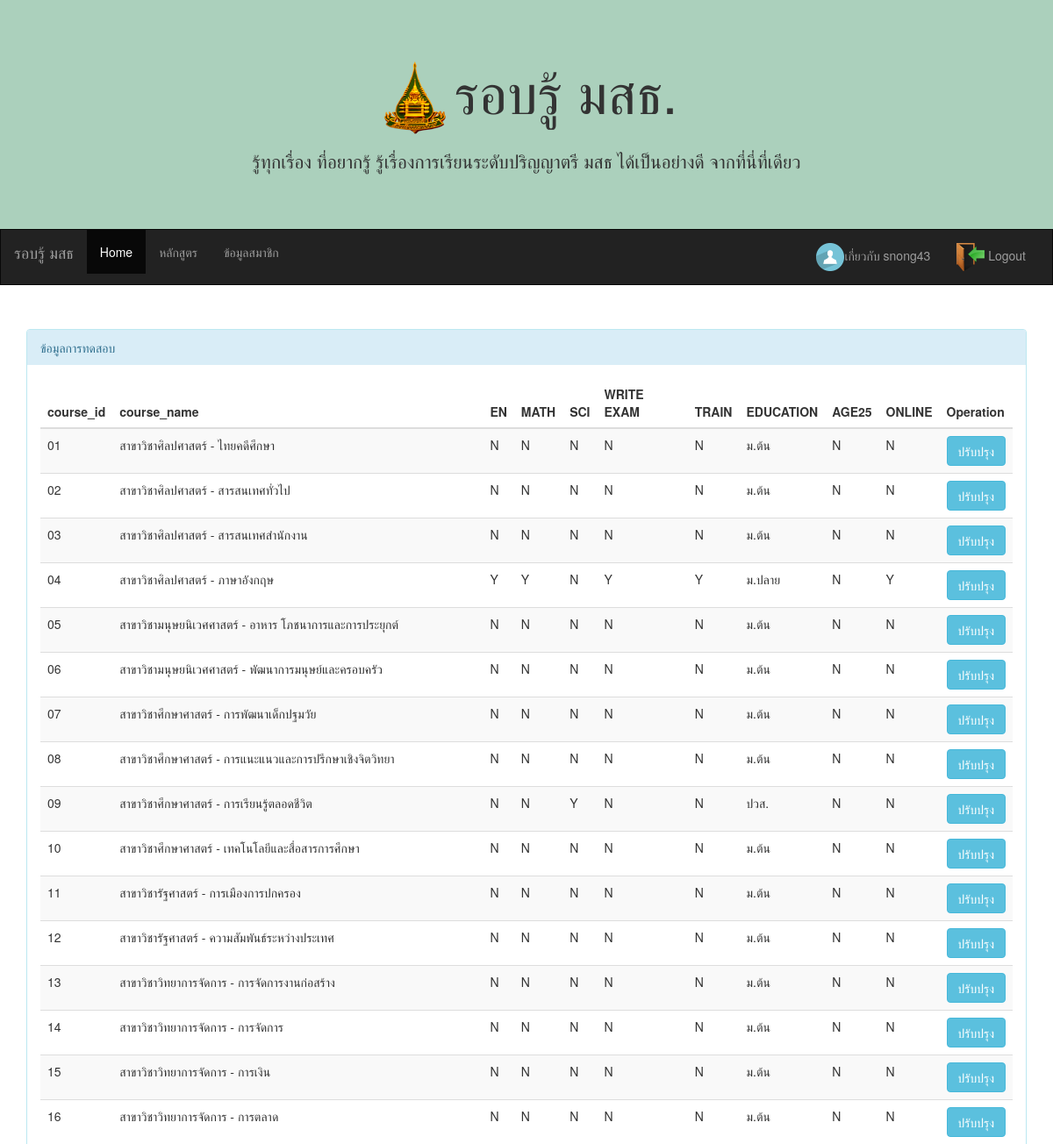
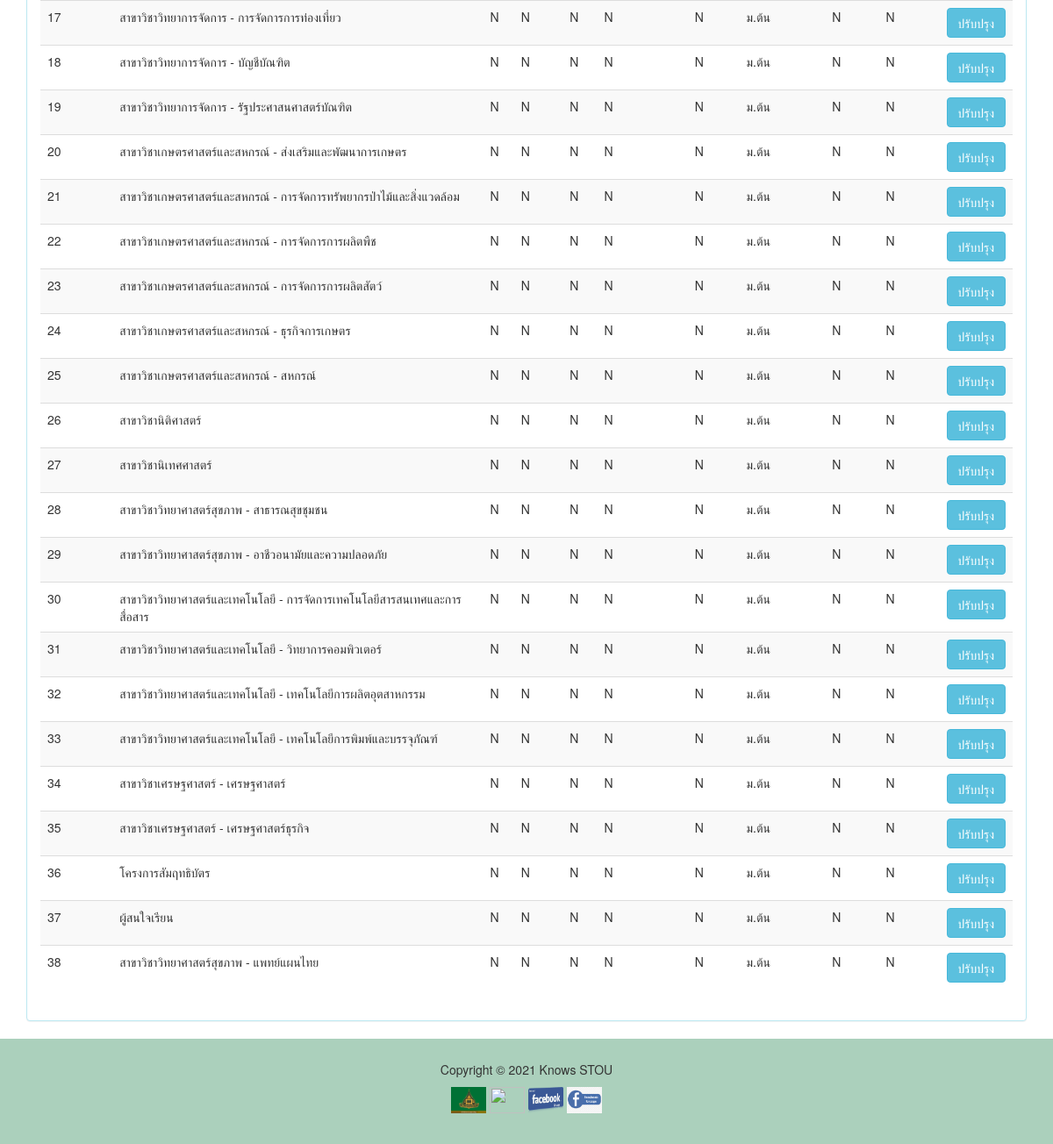
Page /admin/a_exam.php (signed in) on the committed database (2 pictures, top to bottom).
### tables this page shows
CREATE TABLE `course` (
  `course_id` varchar(2) NOT NULL,
  `course_name` varchar(200) NOT NULL,
  `en` varchar(1) NOT NULL,
  `math` varchar(1) NOT NULL,
  `sci` varchar(1) NOT NULL,
  `write_exam` varchar(1) NOT NULL,
  `train` varchar(1) NOT NULL,
  `m_edu` int(11) NOT NULL,
  `age25` varchar(1) NOT NULL,
  `online` varchar(1) NOT NULL
);

### admin/a_exam.php (the view, shortened to what this page needs)
<?php include '../include/header2.php';?>
<nav class="navbar navbar-inverse">
  <div class="container-fluid">
    <div class="navbar-header">
      <a class="navbar-brand" href="#"> รอบรู้ มสธ</a>
    </div>
    <div class="collapse navbar-collapse" id="myNavbar">
      <ul class="nav navbar-nav">
        <li class="active"><a href="./m_index.php">Home</a></li>
        <li><a href="./admin/a_course.php">หลักสูตร</a></li>
        <li><a href="./admin/a_member.php">ข้อมูลสมาชิก</a></li>
      </ul>
      <ul class="nav navbar-nav navbar-right">
        <li><a href="../member/m_info.php"><img src="../img/person.png" width="32px" hegiht="32px">เกี่ยวกับ <?php echo $_SESSION["user"] ; ?></a> </li>
        <li><a href="../logout.php"><img src="../img/out.png" width="32px" hegiht="32px"> Logout</a> </li>
      </ul>
    </div>
  </div>
</nav>
<form class="form-horizontal">
<div class="container">
  <div class="panel-group">
    <div class="panel panel-info">
      <div class="panel-heading">ข้อมูลการทดสอบ</div>
      <div class="panel-body">
      <table class="table table-striped table-hover ">
    <thead>
      <tr>
        <th>course_id</th>
        <th>course_name</th>
        <th>EN</th>
        <th>MATH</th>
        <th>SCI</th>
        <th>WRITE EXAM</th>
        <th>TRAIN</th>
        <th>EDUCATION</th>
        <th>AGE25</th>
        <th>ONLINE</th>
        <th>Operation</th>
      </tr>
    </thead>
    <tbody>
    <?php
        $servername = "localhost";
        $username = "root";
        $password = "";
        $dbname = "stou";
        $conn = new mysqli($servername, $username, $password, $dbname);
        $sql = "SELECT * FROM course";
        $result = $conn->query($sql);
        if ($result->num_rows > 0) {
            while($row = $result->fetch_assoc()) {
                echo "<tr>";
                echo "<td>" . $row["course_id"] ."</td>";
                echo "<td>" . $row["course_name"] ."</td>";
                echo "<td>" . $row["en"] ."</td>";
                echo "<td>" . $row["math"] ."</td>";
                echo "<td>" . $row["sci"] ."</td>";
                echo "<td>" . $row["write_exam"] ."</td>";
                echo "<td>" . $row["train"] ."</td>";
                if("3" == $row["m_edu"]){
                  echo "<td>" . "ม.ต้น"."</td>";
                 }else if("6" == $row["m_edu"]){
                  echo "<td>" . "ม.ปลาย"."</td>";
                 }else  if("9" == $row["m_edu"]){
                  echo "<td>" . "ปวส."."</td>";
                 }else{
                  echo "<td>" . "ปริญญาตรี"."</td>";
                 }
                 echo "<td>" . $row["age25"] ."</td>";
                 echo "<td>" . $row["online"] ."</td>";
                 echo "<td>". "<a href=\"../action/u_exam.php?course_id=".$row["course_id"]."&course_name=".$row["course_name"]."&online=".$row["online"].
                "&en=".$row["en"]."&math=".$row["math"]."&sci=".$row["sci"] ."&write_exam=".$row["write_exam"]."&train=".$row["train"] .
                "&m_edu=".$row["m_edu"] ."&age25=".$row["age25"]."\" ><button type=\"button\" class=\"btn btn-info\">ปรับปรุง</button></a>" ."</td>";
                echo "</tr>";
    }
} else {
    echo "0 results";
}
?>
</tbody>
</table>
    </div>
    </div>
  </div>
</div>
</form>
<?php include '../include/footer2.php';?>

### include/header2.php (style rules this page uses)
.navbar { margin-bottom: 50px; border-radius: 0; }

### rows in the picture
course: course_id "01", course_name "สาขาวิชาศิลปศาสตร์ - ไทยคดีศึกษา", en "N", math "N", sci "N", write_exam "N", train "N", m_edu "ม.ต้น", age25 "N", online "N"
course: course_id "02", course_name "สาขาวิชาศิลปศาสตร์ - สารสนเทศทั่วไป", en "N", math "N", sci "N", write_exam "N", train "N", m_edu "ม.ต้น", age25 "N", online "N"
course: course_id "03", course_name "สาขาวิชาศิลปศาสตร์ - สารสนเทศสำนักงาน", en "N", math "N", sci "N", write_exam "N", train "N", m_edu "ม.ต้น", age25 "N", online "N"
course: course_id "04", course_name "สาขาวิชาศิลปศาสตร์ - ภาษาอังกฤษ", en "Y", math "Y", sci "N", write_exam "Y", train "Y", m_edu "ม.ปลาย", age25 "N", online "Y"
course: course_id "05", course_name "สาขาวิชามนุษยนิเวศศาสตร์ - อาหาร โภชนาการและการประยุกต์", en "N", math "N", sci "N", write_exam "N", train "N", m_edu "ม.ต้น", age25 "N", online "N"
course: course_id "06", course_name "สาขาวิชามนุษยนิเวศศาสตร์ - พัฒนาการมนุษย์และครอบครัว", en "N", math "N", sci "N", write_exam "N", train "N", m_edu "ม.ต้น", age25 "N", online "N"
course: course_id "07", course_name "สาขาวิชาศึกษาศาสตร์ - การพัฒนาเด็กปฐมวัย", en "N", math "N", sci "N", write_exam "N", train "N", m_edu "ม.ต้น", age25 "N", online "N"
course: course_id "08", course_name "สาขาวิชาศึกษาศาสตร์ - การแนะแนวและการปรึกษาเชิงจิตวิทยา", en "N", math "N", sci "N", write_exam "N", train "N", m_edu "ม.ต้น", age25 "N", online "N"
course: course_id "09", course_name "สาขาวิชาศึกษาศาสตร์ - การเรียนรู้ตลอดชีวิต", en "N", math "N", sci "Y", write_exam "N", train "N", m_edu "ปวส.", age25 "N", online "N"
course: course_id "10", course_name "สาขาวิชาศึกษาศาสตร์ - เทคโนโลยีและสื่อสารการศึกษา", en "N", math "N", sci "N", write_exam "N", train "N", m_edu "ม.ต้น", age25 "N", online "N"
course: course_id "11", course_name "สาขาวิชารัฐศาสตร์ - การเมืองการปกครอง", en "N", math "N", sci "N", write_exam "N", train "N", m_edu "ม.ต้น", age25 "N", online "N"
course: course_id "12", course_name "สาขาวิชารัฐศาสตร์ - ความสัมพันธ์ระหว่างประเทศ", en "N", math "N", sci "N", write_exam "N", train "N", m_edu "ม.ต้น", age25 "N", online "N"
course: course_id "13", course_name "สาขาวิชาวิทยาการจัดการ - การจัดการงานก่อสร้าง", en "N", math "N", sci "N", write_exam "N", train "N", m_edu "ม.ต้น", age25 "N", online "N"
course: course_id "14", course_name "สาขาวิชาวิทยาการจัดการ - การจัดการ", en "N", math "N", sci "N", write_exam "N", train "N", m_edu "ม.ต้น", age25 "N", online "N"
course: course_id "15", course_name "สาขาวิชาวิทยาการจัดการ - การเงิน", en "N", math "N", sci "N", write_exam "N", train "N", m_edu "ม.ต้น", age25 "N", online "N"
course: course_id "16", course_name "สาขาวิชาวิทยาการจัดการ - การตลาด", en "N", math "N", sci "N", write_exam "N", train "N", m_edu "ม.ต้น", age25 "N", online "N"
course: course_id "17", course_name "สาขาวิชาวิทยาการจัดการ - การจัดการการท่องเที่ยว", en "N", math "N", sci "N", write_exam "N", train "N", m_edu "ม.ต้น", age25 "N", online "N"
course: course_id "18", course_name "สาขาวิชาวิทยาการจัดการ - บัญชีบัณฑิต", en "N", math "N", sci "N", write_exam "N", train "N", m_edu "ม.ต้น", age25 "N", online "N"
course: course_id "19", course_name "สาขาวิชาวิทยาการจัดการ - รัฐประศาสนศาสตร์บัณฑิต", en "N", math "N", sci "N", write_exam "N", train "N", m_edu "ม.ต้น", age25 "N", online "N"
course: course_id "20", course_name "สาขาวิชาเกษตรศาสตร์และสหกรณ์ - ส่งเสริมและพัฒนาการเกษตร", en "N", math "N", sci "N", write_exam "N", train "N", m_edu "ม.ต้น", age25 "N", online "N"
course: course_id "21", course_name "สาขาวิชาเกษตรศาสตร์และสหกรณ์ - การจัดการทรัพยากรป่าไม้และสิ่งแวดล้อม", en "N", math "N", sci "N", write_exam "N", train "N", m_edu "ม.ต้น", age25 "N", online "N"
course: course_id "22", course_name "สาขาวิชาเกษตรศาสตร์และสหกรณ์ - การจัดการการผลิตพืช", en "N", math "N", sci "N", write_exam "N", train "N", m_edu "ม.ต้น", age25 "N", online "N"
course: course_id "23", course_name "สาขาวิชาเกษตรศาสตร์และสหกรณ์ - การจัดการการผลิตสัตว์", en "N", math "N", sci "N", write_exam "N", train "N", m_edu "ม.ต้น", age25 "N", online "N"
course: course_id "24", course_name "สาขาวิชาเกษตรศาสตร์และสหกรณ์ - ธุรกิจการเกษตร", en "N", math "N", sci "N", write_exam "N", train "N", m_edu "ม.ต้น", age25 "N", online "N"
course: course_id "25", course_name "สาขาวิชาเกษตรศาสตร์และสหกรณ์ - สหกรณ์", en "N", math "N", sci "N", write_exam "N", train "N", m_edu "ม.ต้น", age25 "N", online "N"
course: course_id "26", course_name "สาขาวิชานิติศาสตร์", en "N", math "N", sci "N", write_exam "N", train "N", m_edu "ม.ต้น", age25 "N", online "N"
course: course_id "27", course_name "สาขาวิชานิเทศศาสตร์", en "N", math "N", sci "N", write_exam "N", train "N", m_edu "ม.ต้น", age25 "N", online "N"
course: course_id "28", course_name "สาขาวิชาวิทยาศาสตร์สุขภาพ - สาธารณสุขชุมชน", en "N", math "N", sci "N", write_exam "N", train "N", m_edu "ม.ต้น", age25 "N", online "N"
course: course_id "29", course_name "สาขาวิชาวิทยาศาสตร์สุขภาพ - อาชีวอนามัยและความปลอดภัย", en "N", math "N", sci "N", write_exam "N", train "N", m_edu "ม.ต้น", age25 "N", online "N"
course: course_id "30", course_name "สาขาวิชาวิทยาศาสตร์และเทคโนโลยี - การจัดการเทคโนโลยีสารสนเทศและการสื่อสาร", en "N", math "N", sci "N", write_exam "N", train "N", m_edu "ม.ต้น", age25 "N", online "N"
course: course_id "31", course_name "สาขาวิชาวิทยาศาสตร์และเทคโนโลยี - วิทยาการคอมพิวเตอร์", en "N", math "N", sci "N", write_exam "N", train "N", m_edu "ม.ต้น", age25 "N", online "N"
course: course_id "32", course_name "สาขาวิชาวิทยาศาสตร์และเทคโนโลยี - เทคโนโลยีการผลิตอุตสาหกรรม", en "N", math "N", sci "N", write_exam "N", train "N", m_edu "ม.ต้น", age25 "N", online "N"
course: course_id "33", course_name "สาขาวิชาวิทยาศาสตร์และเทคโนโลยี - เทคโนโลยีการพิมพ์และบรรจุภัณฑ์", en "N", math "N", sci "N", write_exam "N", train "N", m_edu "ม.ต้น", age25 "N", online "N"
course: course_id "34", course_name "สาขาวิชาเศรษฐศาสตร์ - เศรษฐศาสตร์", en "N", math "N", sci "N", write_exam "N", train "N", m_edu "ม.ต้น", age25 "N", online "N"
course: course_id "35", course_name "สาขาวิชาเศรษฐศาสตร์ - เศรษฐศาสตร์ธุรกิจ", en "N", math "N", sci "N", write_exam "N", train "N", m_edu "ม.ต้น", age25 "N", online "N"
course: course_id "36", course_name "โครงการสัมฤทธิบัตร", en "N", math "N", sci "N", write_exam "N", train "N", m_edu "ม.ต้น", age25 "N", online "N"
course: course_id "37", course_name "ผู้สนใจเรียน", en "N", math "N", sci "N", write_exam "N", train "N", m_edu "ม.ต้น", age25 "N", online "N"
course: course_id "38", course_name "สาขาวิชาวิทยาศาสตร์สุขภาพ - แพทย์แผนไทย", en "N", math "N", sci "N", write_exam "N", train "N", m_edu "ม.ต้น", age25 "N", online "N"

### other values in the picture
$_SESSION["user"] "snong43"
